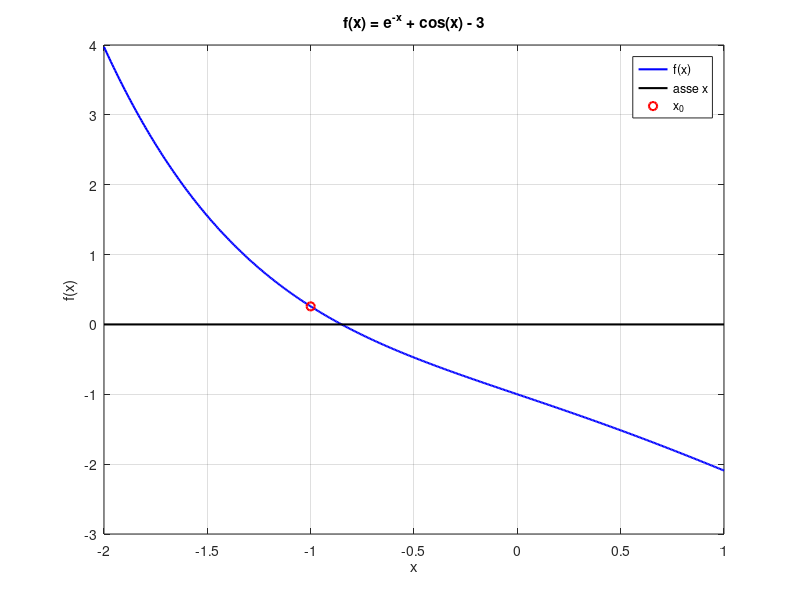

Write the MATLAB code that produced this figure. (Note: this script raises an error after producing the figure.)
% ==========================================
% ESERCIZIO: Zero di f(x) = exp(-x) + cos(x) - 3 con Newton e tangente fissa
% ==========================================

clear; clc;  % Pulisco workspace e command window

% --- Parametri di input ---
f  = @(x) exp(-x) + cos(x) - 3;   % Funzione di cui cerco lo zero
df = @(x) -exp(-x) - sin(x);      % Derivata prima di f
xmin = -2; xmax = 1;              % Intervallo per il grafico
x0 = -1;                          % Punto iniziale (slide 27)
tol = 1e-9;                       % Tolleranza sullo scarto (slide 27)
itmax = 100;                      % Numero massimo di iterazioni (slide 27)

% --- Punto a: grafico della funzione ---
figure(1);
% 1. Disegno la funzione f(x)
fplot(f, [xmin xmax], 'b-', 'LineWidth', 1.5);
hold on;  % Mantengo la figura per aggiungere l'asse x e x0

% 2. Disegno l'asse x e il punto iniziale
plot([xmin xmax], [0 0], 'k-', 'LineWidth', 1.5);
plot(x0, f(x0), 'ro', 'LineWidth', 1.5);
hold off;

% 3. Aggiungo titolo, etichette, legenda e griglia
title('f(x) = e^{-x} + cos(x) - 3');
xlabel('x');
ylabel('f(x)');
legend('f(x)', 'asse x', 'x_0');
grid on;

% --- Punto b: Newton e tangente fissa ---
[xN, iterN, scartiN] = newton(f, df, x0, tol, itmax);
[xT, iterT, scartiT] = tfissa(f, df, x0, tol, itmax);

% Costanti di convergenza: stima dagli scarti e valore teorico (uso xN(end) al posto di alpha)
d2f = @(x) exp(-x) - cos(x);                       % Derivata seconda di f (serve solo per la C di Newton)
CN_stima = abs(scartiN(end) / scartiN(end-1)^2);   % Newton: |s_k| / |s_(k-1)|^2 (quadratica)
CN_teor  = abs(d2f(xN(end)) / (2*df(xN(end))));    % Newton: |f''(alpha) / (2 f'(alpha))|
CT_stima = abs(scartiT(end) / scartiT(end-1));     % Tangente fissa: |s_k| / |s_(k-1)| (lineare)
CT_teor  = abs(1 - df(xN(end)) / df(x0));          % Tangente fissa: |1 - f'(alpha) / f'(x0)|

% Tabella di Newton (al passo 1 c'è solo x0, quindi nessuno scarto)
fprintf('Metodo di Newton (x0 = %g) \n', x0);
fprintf('%5s %22s %14s \n', 'k', 'x_k', 'scarto s_k');
fprintf('%5d %22.15f %14s \n', 1, xN(1), '-');
for k = 2:iterN+1
    fprintf('%5d %22.15f %14.2e \n', k, xN(k), scartiN(k-1));
end

% Tabella della tangente fissa
fprintf('\nMetodo della tangente fissa (x0 = %g) \n', x0);
fprintf('%5s %22s %14s \n', 'k', 'x_k', 'scarto s_k');
fprintf('%5d %22.15f %14s \n', 1, xT(1), '-');
for k = 2:iterT+1
    fprintf('%5d %22.15f %14.2e \n', k, xT(k), scartiT(k-1));
end

% Riepilogo a confronto
fprintf('\n%-35s %20s %20s \n', '', 'Newton', 'Tangente fissa');
fprintf('%-35s %20.15f %20.15f \n', 'Soluzione approssimata:', xN(end), xT(end));
fprintf('%-35s %20d %20d \n', 'Iterazioni eseguite:', iterN, iterT);
fprintf('%-35s %20.4f %20.4f \n', 'Costante C stimata dagli scarti:', CN_stima, CT_stima);
fprintf('%-35s %20.4f %20.4f \n', 'Costante C teorica:', CN_teor, CT_teor);

% --- Punto c: profili di convergenza (grafico unico, due curve) ---
figure(2);
% 1. Disegno gli scarti di Newton
semilogy(1:iterN, abs(scartiN), 'm-*', 'LineWidth', 1.5);
hold on;  % Mantengo la figura per aggiungere la tangente fissa

% 2. Disegno gli scarti della tangente fissa
semilogy(1:iterT, abs(scartiT), 'b-o', 'LineWidth', 1.5);
hold off;

% 3. Aggiungo titolo, etichette, legenda e griglia
title('Profili di convergenza: Newton vs tangente fissa');
xlabel('N. iterazioni');
ylabel('|scarto|');
legend('Newton', 'Tangente fissa');
grid on;


% --- Salvataggio del grafico per il README ---
cartella = fullfile(fileparts(mfilename('fullpath')), 'img');                            % Cartella img accanto allo script
if ~exist(cartella, 'dir'), mkdir(cartella); end                                          % La creo se non esiste
exportgraphics(figure(2), fullfile(cartella, 'script_tfissa.png'), 'Resolution', 150);    % Salvo il confronto dei profili
